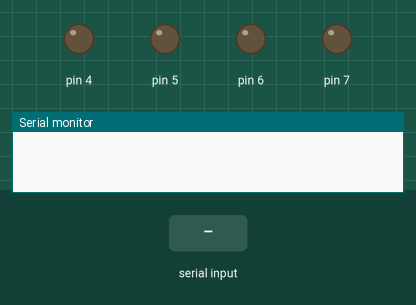
This sketch was run on a simulated Arduino Uno, built with avr-gcc and run on an emulated ATmega328P. Shown: output pins drawn as LEDs (lit = HIGH), the last lines printed to the serial monitor. The test bench sets the inputs (shaded band).

Above: at 1.2 s.
1.3 s: "w" received over the second serial link
At 2.0 s:
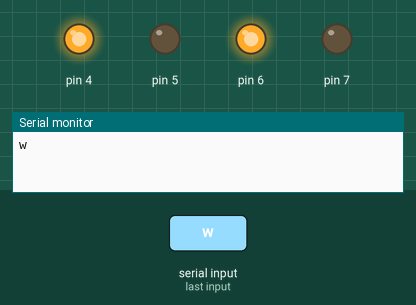
2.8 s: "s" received over the second serial link
At 3.2 s:
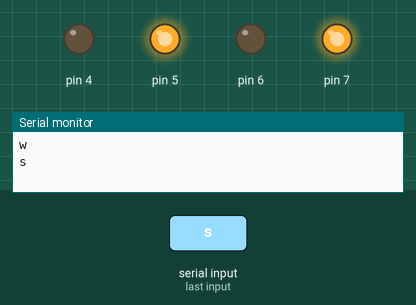
4.3 s: "d" received over the second serial link
At 5.5 s:
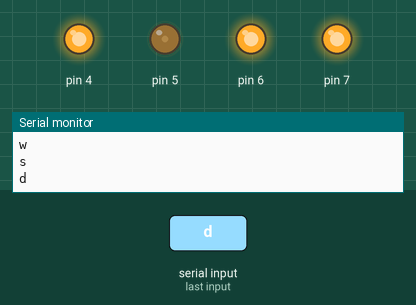
5.8 s: "a" received over the second serial link
At 6.6 s:
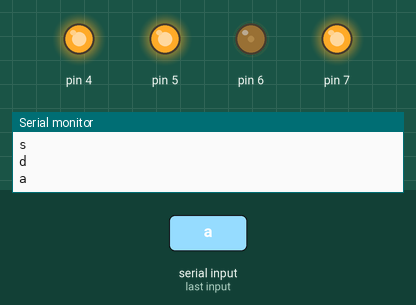
7.3 s: "0" received over the second serial link
At 7.8 s:
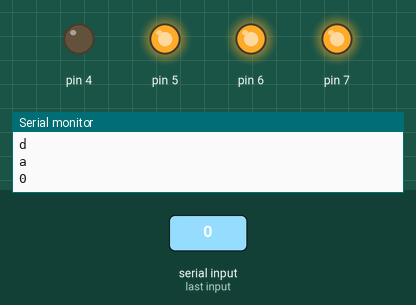
8.8 s: "1" received over the second serial link
At 10.1 s:
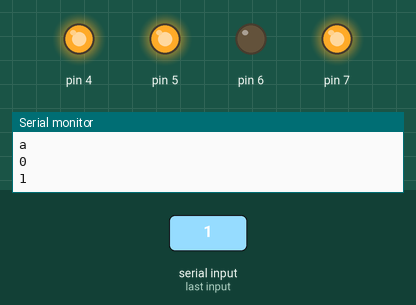
Timing chart, 0 to 11.3 s (numbered marks = the images above; inputs shaded):
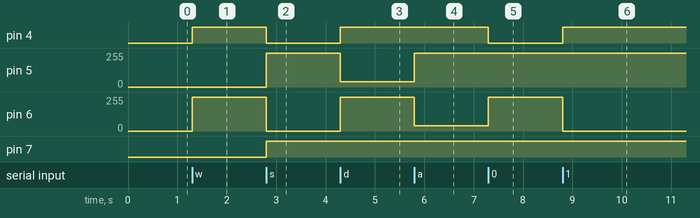

Measured:
- after the input at 1.3 s, pin 4: LOW → HIGH at once; pin 6: 0/255 → 255/255 at once
- after the input at 2.8 s, pin 4: HIGH → LOW at once; pin 5: 0/255 → 255/255 at once; pin 6: 255/255 → 0/255 at once; pin 7: LOW → HIGH at once
- after the input at 4.3 s, pin 4: LOW → HIGH at once; pin 5: 255/255 → 40/255 at once; pin 6: 0/255 → 255/255 at once
- after the input at 5.8 s, pin 5: 40/255 → 255/255 at once; pin 6: 255/255 → 40/255 at once
- after the input at 7.3 s, pin 4: HIGH → LOW at once; pin 6: 40/255 → 255/255 at once
- after the input at 8.8 s, pin 4: LOW → HIGH at once; pin 6: 255/255 → 0/255 at once

The sketch:

sketch_may8a.ino
```cpp
#include <SoftwareSerial.h>

// Definição dos pinos para comunicação com o módulo Bluetooth
int bluetoothTx = 9;  // Pino TX do módulo Bluetooth conectado ao RX do Arduino
int bluetoothRx = 8;  // Pino RX do módulo Bluetooth conectado ao TX do Arduino

// Inicialização do objeto para comunicação Bluetooth
SoftwareSerial bluetooth(bluetoothRx, bluetoothTx);
char ultimoComando = 0;
char item = 0;

void setup()
{
  // Inicialização da comunicação serial padrão (para comunicação com o computador via USB)
  Serial.begin(9600);

  // Inicialização da comunicação serial com o módulo Bluetooth
  bluetooth.begin(9600);

  pinMode(4, OUTPUT);
  pinMode(5, OUTPUT);
  pinMode(6, OUTPUT);
  pinMode(7, OUTPUT);

}


void loop()
{
    if (bluetooth.available() > 0) {
    item = bluetooth.read();
    Serial.println(item);


     switch(item){
      case 'w': irParaFrente(); break;
      case 's': irParaTras(); break;
      case 'd': direita(); break;
      case 'a': esquerda(); break;
      case 'p': pare(); break;
      case '0': zeroEsquerda(); break;
      case '1': zeroDireita(); break;
     }


  }
}

void irParaFrente(){
  digitalWrite(4, HIGH);
  digitalWrite(5, LOW);
  digitalWrite(6, HIGH);
  digitalWrite(7, LOW);
}

void irParaTras(){
  digitalWrite(4, LOW);
  digitalWrite(5, HIGH);
  digitalWrite(6, LOW);
  digitalWrite(7, HIGH);
}

void direita(){
  digitalWrite(4, HIGH);
  analogWrite(5, 40);
  digitalWrite(6, HIGH);
  digitalWrite(7, HIGH);
}

void esquerda(){
  digitalWrite(4, HIGH);
  digitalWrite(5, HIGH);
  analogWrite(6, 40);
  digitalWrite(7, HIGH);
}

void pare(){
  digitalWrite(4, LOW);
  digitalWrite(5, LOW);
  digitalWrite(6, LOW);
  digitalWrite(7, LOW);
}

void zeroEsquerda(){
  digitalWrite(4, LOW);
  digitalWrite(5, HIGH);
  digitalWrite(6, HIGH);
  digitalWrite(7, HIGH);
}

void zeroDireita(){
  digitalWrite(4, HIGH);
  digitalWrite(5, HIGH);
  digitalWrite(6, LOW);
  digitalWrite(7, HIGH);
}
```
